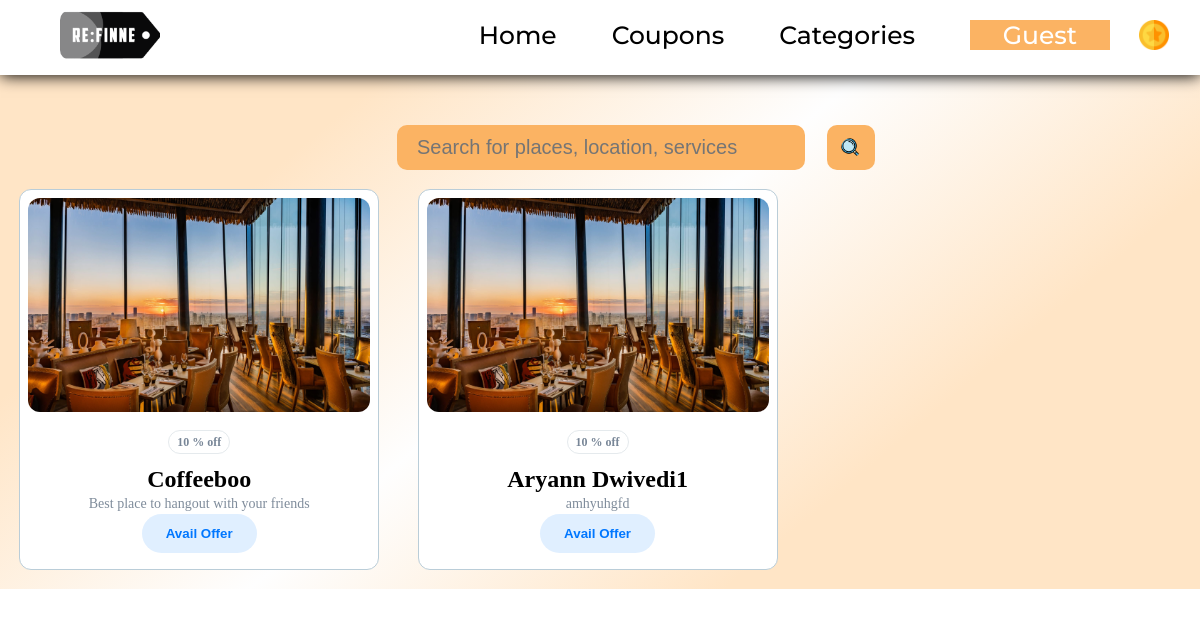
The page /coupons/ on the database as committed earlier.
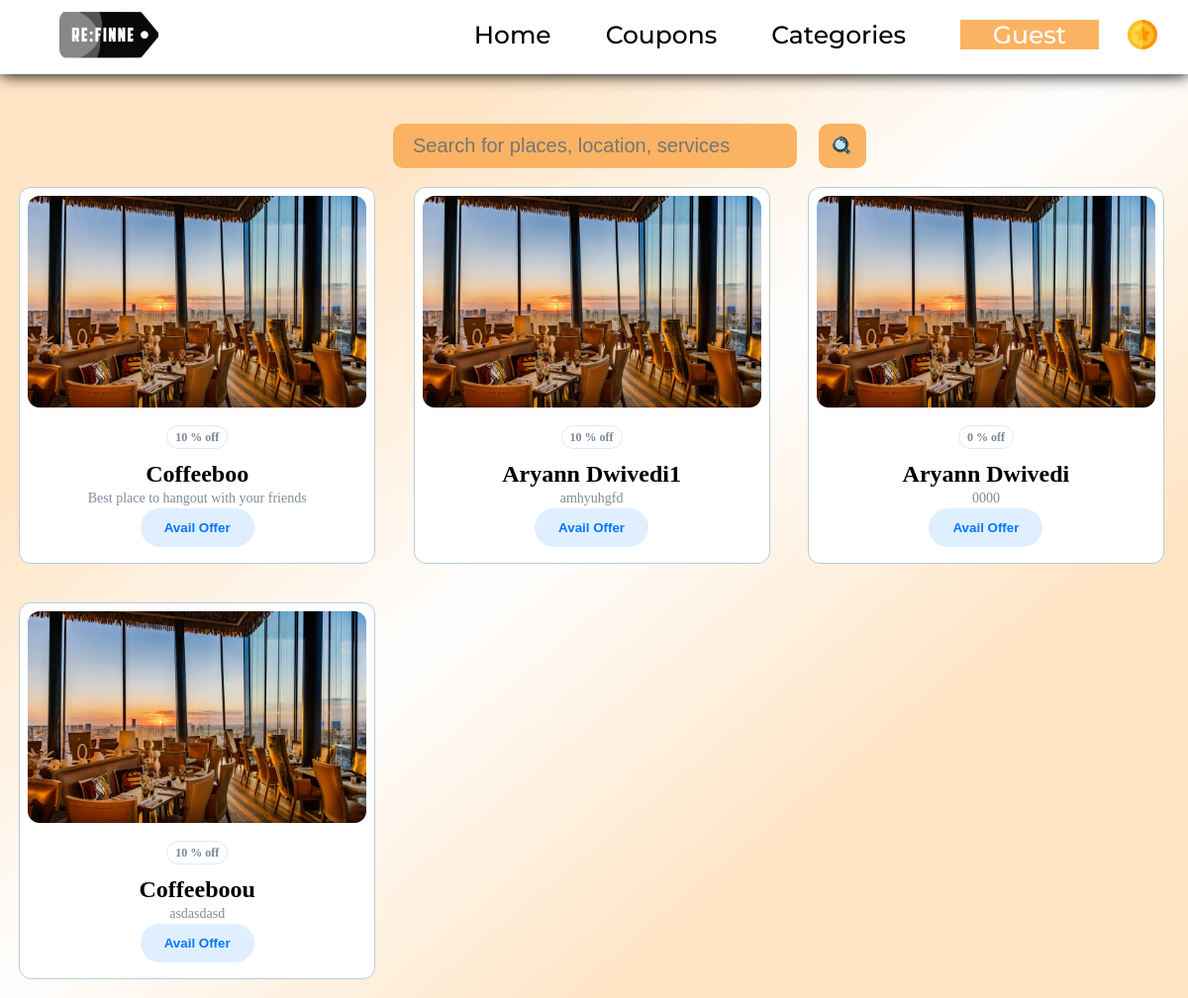
The same page on the database as committed later.
### coupons/models.py (models this page shows, shortened)
class Coupons(models.Model):
    sno = models.AutoField(primary_key=True)
    name = models.CharField(max_length=255)
    offer = models.IntegerField(default=10)
    code = models.TextField(unique=True)
    conditions = models.TextField(default=000000)
    coins = models.IntegerField(default=10)
    content = models.TextField()
    location = models.TextField(max_length=500, blank=True)
    tags = models.TextField(max_length=500, blank=True)
    image = models.ImageField(null=True, blank=True, upload_to="images/")
    slug = models.CharField(max_length=130,unique=True)

### coupons/views.py (the view)
# urls.py: path('', views.couponsHome),
def couponsHome(request):
    allCoupons = Coupons.objects.all()
    username = request.user.username
    userCoins = Coins.objects.filter(username = username)
    if(User.objects.filter(username=username).exists() and request.user.profile.position == "owner"):
          data = True
    else:
        data = False
    context = {'data':data,'allCoupons': allCoupons,'userCoins':userCoins}
    return render(request,'coupons/couponsHome.html', context)

### templates/coupons/couponsHome.html (shortened to what this page needs)
{% extends 'c_base.html' %}
{% load static %}
{% block search_style %}display: flex;align-items: center;justify-content: center;{% endblock search_style %}
{% block body %}
   <div id="container">
   {% for cou in allCoupons %}
   <div class="card">
     <img src="{% static 'csmumb.jpg' %}" alt="Lago di Braies">
     <div class="card__details">
       <span class="tag">{{cou.offer}} % off</span>
       <div class="name">{{cou.name}}</div>
       <p>{{cou.content | truncatechars:100 }}</p>
       <a href="/coupons/{{cou.slug}}" role="button" class="but1"><button class="but1">Avail Offer</button></a>
     </div>
   </div>
   {% endfor %}
  </div>
{% endblock body %}

Rows that differ between the two databases and show on the page:
added Coupons: offer "0", name "Aryann Dwivedi", content "0000"
added Coupons: offer "10", name "Coffeeboou", content "asdasdasd"
